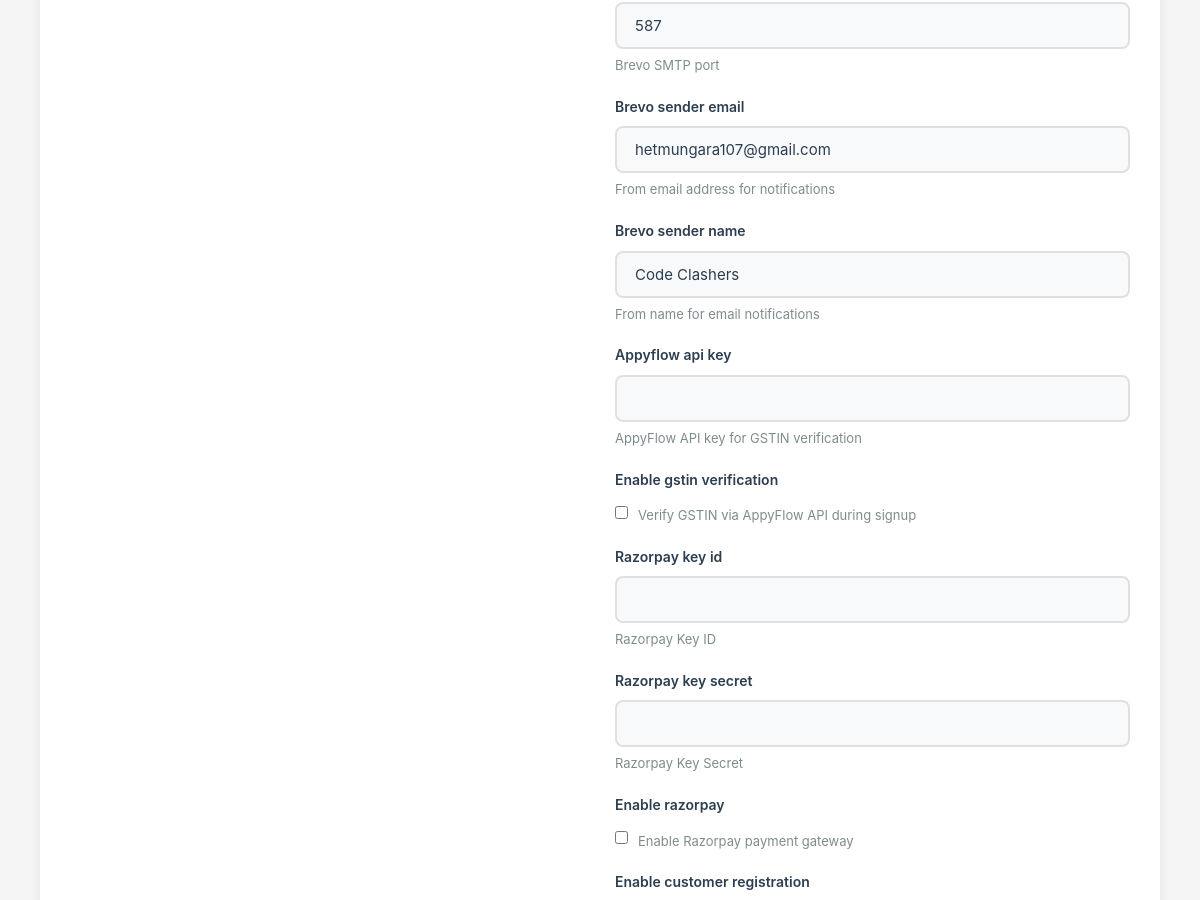
/config/admin/config/ (signed in, middle part), run on an earlier commit of the app's database.
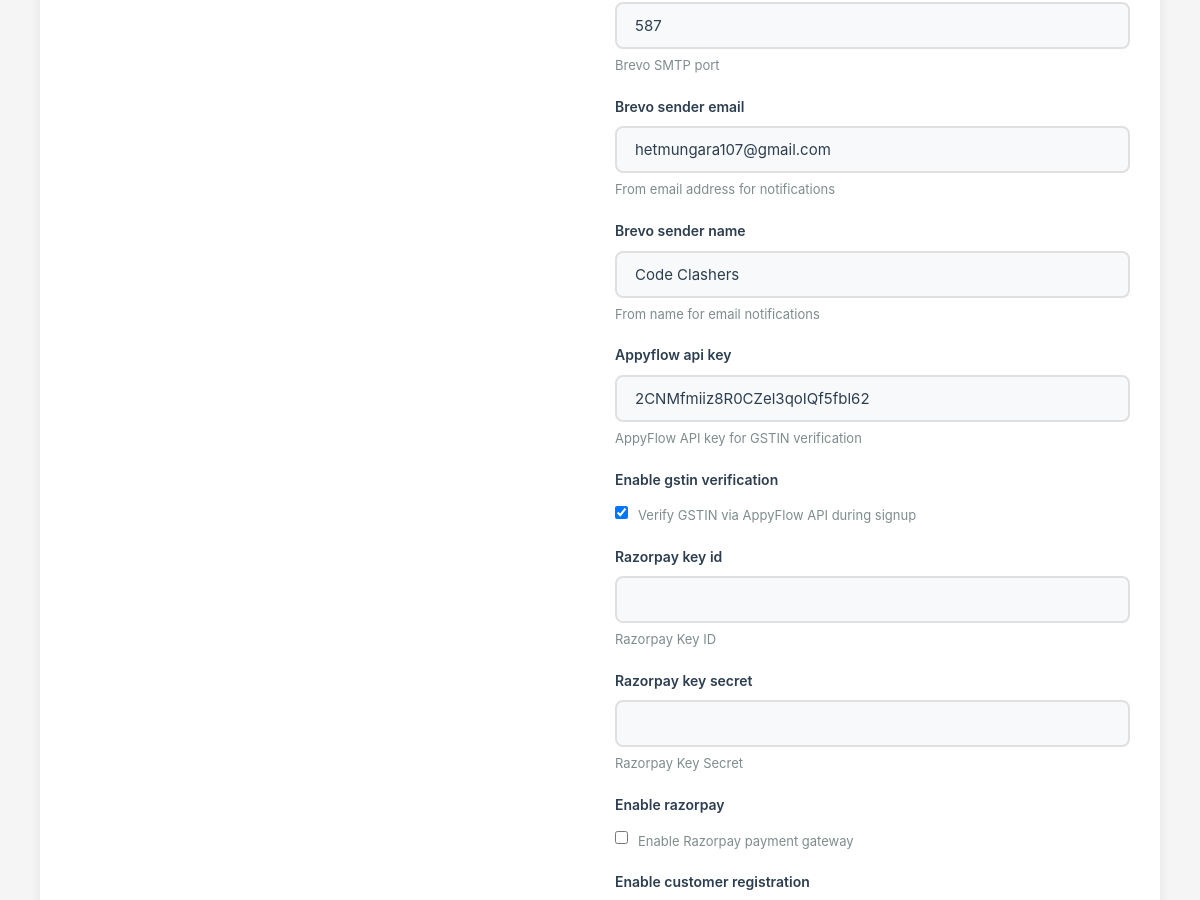
And on a later commit of the database.
### system_settings/models.py (models this page shows, shortened)
class SystemConfiguration(models.Model):
    company_name = models.CharField(
        max_length=255,
        default='Rental ERP',
        help_text="Company name displayed on invoices and website"
    )
    company_gstin = models.CharField(
        max_length=15,
        blank=True,
        null=True,
        help_text="Master GSTIN (if system is for single company)"
    )
    company_address = models.TextField(
        blank=True,
        null=True,
        help_text="Registered business address"
    )
    company_state = models.CharField(
        max_length=100,
        blank=True,
        null=True,
        help_text="State for GST calculations"
    )
    company_email = models.EmailField(
        blank=True,
        null=True,
        help_text="Primary contact email"
    )
    company_phone = models.CharField(
        max_length=15,
        blank=True,
        null=True,
        help_text="Customer support phone number"
    )
    company_logo = models.ImageField(
        upload_to='company/',
        blank=True,
        null=True,
        help_text="Company logo for invoices and website header"
    )
    default_cgst_rate = models.DecimalField(
        max_digits=5,
        decimal_places=2,
        default=9.00,
        validators=[MinValueValidator(0), MaxValueValidator(100)],
        help_text="Default CGST rate % (typically 9% for 18% GST)"
    )
    default_sgst_rate = models.DecimalField(
        max_digits=5,
        decimal_places=2,
        default=9.00,
        validators=[MinValueValidator(0), MaxValueValidator(100)],
        help_text="Default SGST rate % (typically 9% for 18% GST)"
    )
    default_igst_rate = models.DecimalField(
        max_digits=5,
        decimal_places=2,
        default=18.00,
        validators=[MinValueValidator(0), MaxValueValidator(100)],
        help_text="Default IGST rate % (typically 18%)"
    )
    min_rental_hours = models.PositiveIntegerField(
        default=1,
        help_text="Minimum rental duration in hours"
    )
    max_advance_booking_days = models.PositiveIntegerField(
        default=90,
        help_text="How far in advance customers can book (days)"
    )
    quotation_validity_days = models.PositiveIntegerField(
        default=7,
        help_text="Default quotation validity period (days)"
    )
    require_deposit = models.BooleanField(
        default=True,
        help_text="Require security deposit for rentals"
    )
    default_deposit_percentage = models.DecimalField(
        max_digits=5,
        decimal_places=2,
        default=20.00,
        validators=[MinValueValidator(0), MaxValueValidator(100)],
        help_text="Default deposit % of rental amount"
    )
    invoice_payment_terms_days = models.PositiveIntegerField(
        default=0,
        help_text="Default invoice payment terms (0 = immediate)"
    )
    brevo_api_key = models.CharField(
        max_length=255,
        blank=True,
        null=True,
        help_text="Brevo (Sendinblue) SMTP API key for transactional emails"
    )
    brevo_smtp_server = models.CharField(
        max_length=255,
        default='smtp-relay.brevo.com',
        help_text="Brevo SMTP server address"
    )
    brevo_smtp_port = models.PositiveIntegerField(
        default=587,
        help_text="Brevo SMTP port"
    )
    brevo_sender_email = models.EmailField(
        blank=True,
        null=True,
        help_text="From email address for notifications"
    )
    brevo_sender_name = models.CharField(
        max_length=100,
        blank=True,
        null=True,
        help_text="From name for email notifications"
    )
    appyflow_api_key = models.CharField(
        max_length=255,
        blank=True,
        null=True,
        help_text="AppyFlow API key for GSTIN verification"
    )
    enable_gstin_verification = models.BooleanField(
        default=False,
        help_text="Verify GSTIN via AppyFlow API during signup"
    )
    razorpay_key_id = models.CharField(
        max_length=255,
        blank=True,
        null=True,
        help_text="Razorpay Key ID"
    )
    razorpay_key_secret = models.CharField(
        max_length=255,
        blank=True,
        null=True,
        help_text="Razorpay Key Secret"
    )
    enable_razorpay = models.BooleanField(
        default=False,
        help_text="Enable Razorpay payment gateway"
    )
    site_title = models.CharField(
        max_length=100,
        default='Rental Management System',
        help_text="Website title (shown in browser tab)"
    )
    site_tagline = models.CharField(
        max_length=255,
        blank=True,
        null=True,
        help_text="Website tagline/slogan"
    )
    enable_customer_registration = models.BooleanField(
        default=True,
        help_text="Allow new customer signups"
    )
    enable_vendor_registration = models.BooleanField(
        default=False,
        help_text="Allow new vendor signups (usually admin-only)"
    )
    send_quotation_emails = models.BooleanField(
        default=True,
        help_text="Email customer when quotation is created"
    )
    send_order_confirmation_emails = models.BooleanField(
        default=True,
        help_text="Email customer when order is confirmed"
    )
    send_pickup_reminders = models.BooleanField(
        default=True,
        help_text="Email reminder before pickup date"
    )
    send_return_reminders = models.BooleanField(
        default=True,
        help_text="Email reminder before return date"
    )
    return_reminder_hours_before = models.PositiveIntegerField(
        default=24,
        help_text="Send return reminder X hours before due date"
    )
    enable_quotation_approvals = models.BooleanField(
        default=True,
        help_text="Require approval for high-value quotations"
    )
    quotation_approval_threshold = models.DecimalField(
        max_digits=12,
        decimal_places=2,
        default=50000.00,
        validators=[MinValueValidator(0)],
        help_text="Quotations above this amount require approval"
    )
    enable_order_approvals = models.BooleanField(
        default=True,
        help_text="Require approval for high-value orders"
    )
    order_approval_threshold = models.DecimalField(
        max_digits=12,
        decimal_places=2,
        default=100000.00,
        validators=[MinValueValidator(0)],
        help_text="Orders above this amount require approval"
    )
    class Meta:
        db_table = 'system_configuration'
        verbose_name = 'System Configuration'
        verbose_name_plural = 'System Configuration'
    @classmethod
    def get_config(cls):
        config, created = cls.objects.get_or_create(pk=1)
        return config

### accounts/decorators.py (the view)
        def wrapper(request, *args, **kwargs):
            if not request.user.is_authenticated:
                return redirect('accounts:login')
            if request.user.role not in allowed_roles:
                return HttpResponseForbidden('You do not have access to this page.')
            return view_func(request, *args, **kwargs)

### system_settings/forms.py
class SystemConfigurationForm(forms.ModelForm):
    class Meta:
        model = SystemConfiguration
        fields = '__all__'
        exclude = ('id',)
        widgets = {
            field.name: forms.TextInput(attrs={'class': 'form-control'})
            for field in SystemConfiguration._meta.fields
            if isinstance(field, (forms.CharField, forms.CharField))
        }
    def __init__(self, *args, **kwargs):
        super().__init__(*args, **kwargs)
        for field_name, field in self.fields.items():
            if not isinstance(field.widget, (forms.CheckboxInput, forms.RadioSelect)):
                existing_class = field.widget.attrs.get('class', '')
                field.widget.attrs['class'] = f"{existing_class} form-control".strip()

### rental_erp/compliance.py (called while the page is built)
    def process_request(self, request):
        if not request.user.is_authenticated:
            return None
        if request.method == 'GET':
            path_lower = request.path.lower()
            for model in self.PERSONAL_DATA_MODELS:
                if model in path_lower:
                    self._log_data_access(request, model)
                    break
        return None

### templates/system_settings/admin_config.html (shortened to what this page needs)
{% extends 'base.html' %}
{% block content %}
<div class="config-container">
    <form method="POST" enctype="multipart/form-data" class="config-card">
        <div class="config-body">
            <div class="config-grid">
                <div>
                </div>
                <div>
                    {% for field in form %}
                        {% if field.name not in 'company_name,company_gstin,company_email,company_phone,company_address,site_title,site_tagline' %}
                            <div class="form-group">
                                <label>{{ field.label }}</label>
                                {% if field.field.widget.input_type == 'checkbox' %}
                                    <div class="checkbox-row">
                                        {{ field }}
                                        <span class="help-text">{{ field.help_text }}</span>
                                    </div>
                                {% else %}
                                    {{ field }}
                                    {% if field.help_text %}
                                        <small class="help-text">{{ field.help_text }}</small>
                                    {% endif %}
                                {% endif %}
                            </div>
                        {% endif %}
                    {% endfor %}
                </div>
            </div>
        </div>
    </form>
</div>
{% endblock %}

What changed in the data, as far as the page shows it:
changed SystemConfiguration "hetmungara107@gmail.com": appyflow_api_key (not shown) → "2CNMfmiiz8R0CZel3qoIQf5fbl62"; enable_gstin_verification "☐" → "☑"
